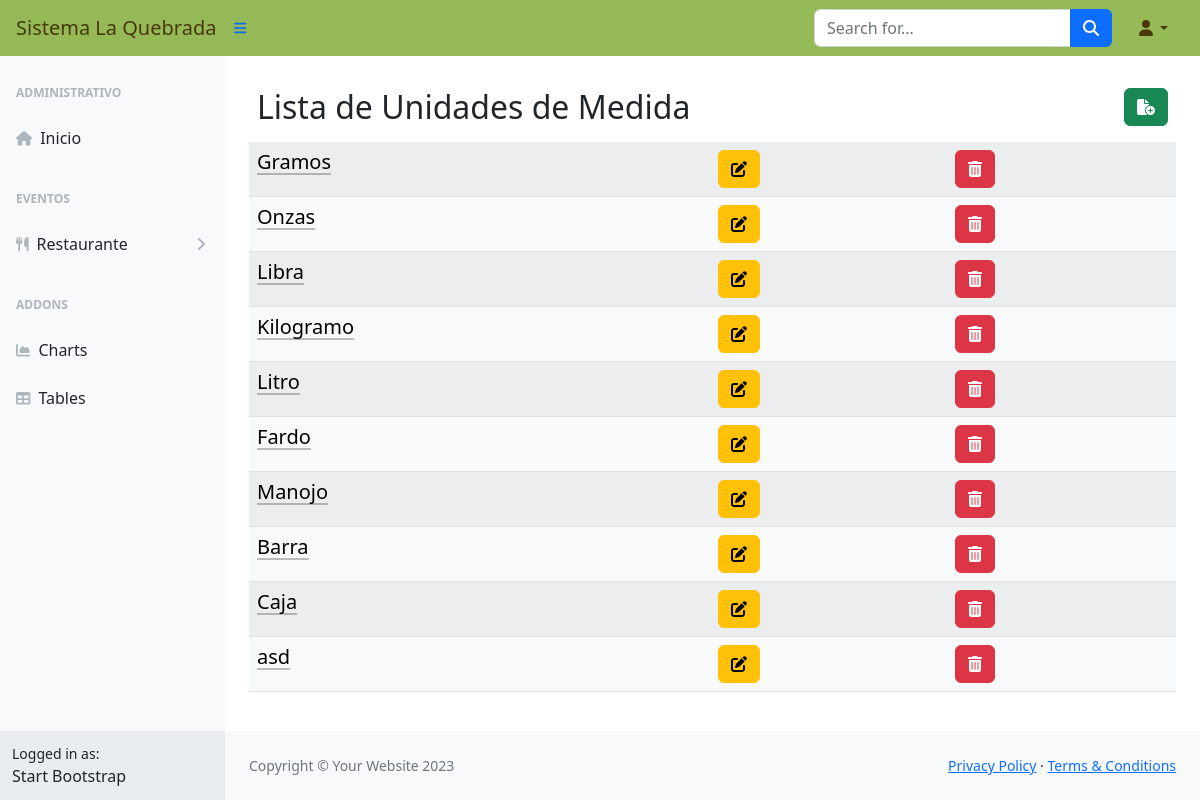
/gper/unidadmedida/, run on an earlier commit of the app's database.
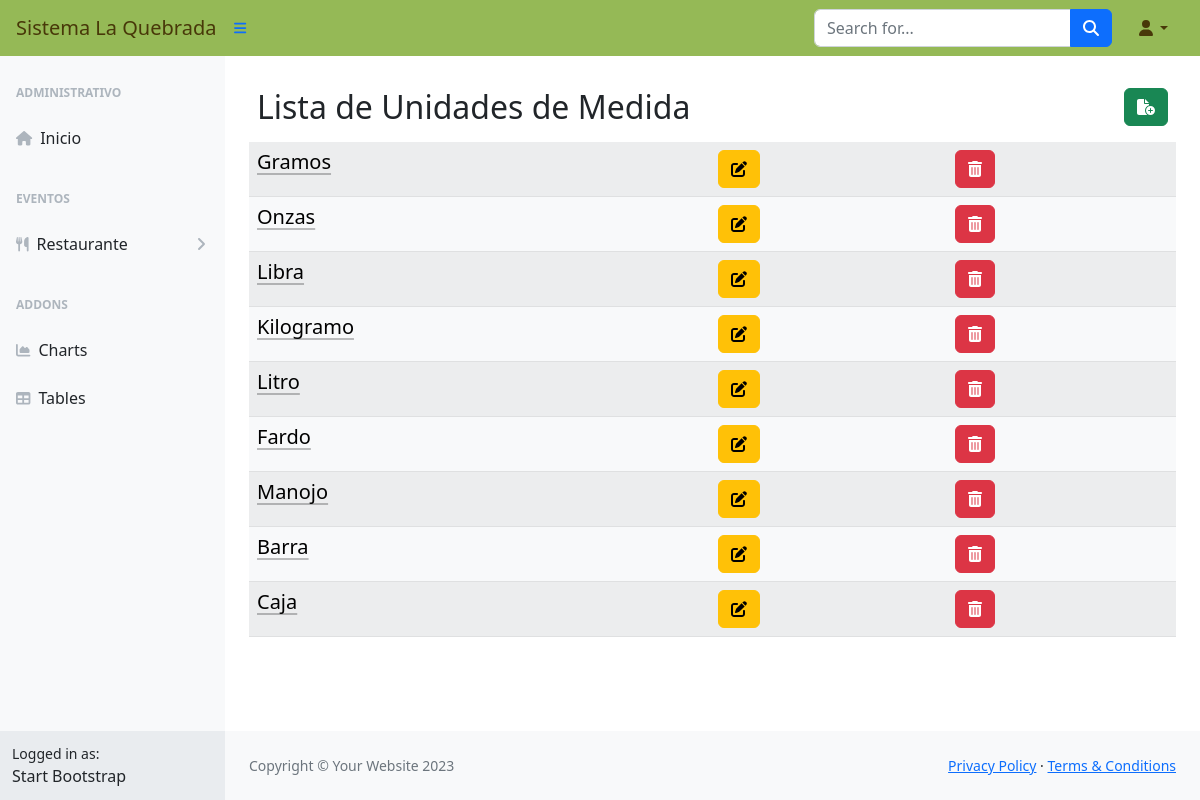
And on a later commit of the database.
### gper/models.py (models this page shows, shortened)
class UnidadMedida(models.Model):
    idUnidadMedida = models.AutoField(primary_key=True)
    unidad = models.CharField(max_length=255, blank=False, null=False, error_messages="El campo no puede estar vacío")

### gper/views.py (the view)
# urls.py: path('unidadmedida/', views.UnidadMedidaListView.as_view(), name="UnidadMedidaList"),
class UnidadMedidaListView(ListView):
    model = UnidadMedida
    template_name = 'UnidadMedida/Unidades.html'

### gper/templates/UnidadMedida/Unidades.html (shortened to what this page needs)
{% extends 'base_generic.html' %}
{% block content %}
    <div class="container-sm">
        <br>
        <div class="d-flex p-2">
            <div class="d-flex justify-content-start flex-grow-1">
                <h2>Lista de Unidades de Medida</h2>
            </div>
            <div class="d-flex justify-content-end">
                <a href="{% url 'UnidadMedidaNew' %}"><button type="button" class="btn btn-success"><i class="fas fa-file-circle-plus"></i></button> </a>
            </div>
        </div>
        <div class="table-responsive-sm">
            <table class="table table-light table-striped table-hover">
                {% for unidad in object_list %}
                <tr>
                    <td><a class="link-body-emphasis link-offset-2 link-underline-opacity-25 link-underline-opacity-75-hover" href="#" data-bs-toggle="modal" data-bs-target="#miModal" data-url="{% url 'UnidadMedidaDetail' unidad.idUnidadMedida %}"><h5>{{ unidad.unidad }} </h5> </a> </td>
                    <td><a href="{% url 'UnidadMedidaEdit' unidad.idUnidadMedida %}" ><button type="button" class="btn btn-warning"><i class="fas fa-pen-to-square"></i></button></a></td>
                    <td><a href="{% url 'UnidadMedidaDelete' unidad.idUnidadMedida %}"><button type="button" class="btn btn-danger"><i class="fas fa-trash-can"></i></button></a></td>
                </tr>
                {% empty %}
                <tr>
                    <td>No hay unidades de medida disponibles.</td>
                </tr>
                {% endfor %}
            </table>
        </div>
    </div>
{% endblock %}

What changed in the data, as far as the page shows it:
removed UnidadMedida: unidad "asd"
